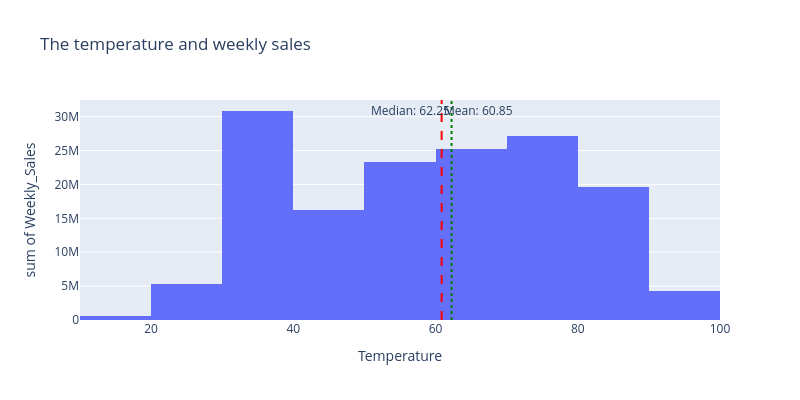

Here is the notebook cell this chart was saved with:
### Markdown cell above
### <a id='toc1_6_4_'></a>[Temperature](#toc0_)

### Code cell
mean_temperature = df_cleaned_target['Temperature'].mean()
median_sales = df_cleaned_target['Temperature'].median()
fig = px.histogram(df_cleaned_target, x='Temperature', y='Weekly_Sales', title='The temperature and weekly sales', **GRAPH_SIZE_PARAMETERS)
fig.add_vline(x=mean_temperature, line_dash="dash", line_color="red",
              annotation_text=f"Mean: {mean_temperature:.2f}",
              annotation_position="top right")

# Add a vertical line for the median
fig.add_vline(x=median_sales, line_dash="dot", line_color="green",
              annotation_text=f"Median: {median_sales:.2f}",
              annotation_position="top left")

fig.show()

### Figure 1 — Plotly figure (JSON) as saved in the notebook; plotly's stock layout.template omitted (floating-point values rounded to 4 significant figures; data arrays with more than 128 entries replaced by an {"elided": "..."} marker saying what was removed)
{"data": [{"bingroup": "x", "histfunc": "sum", "hovertemplate": "Temperature=%{x}<br>sum of Weekly_Sales=%{y}<extra></extra>", "legendgroup": "", "marker": {"color": "#636efa", "pattern": {"shape": ""}}, "name": "", "orientation": "v", "showlegend": false, "type": "histogram", "x": {"elided": "136 float values"}, "xaxis": "x", "y": {"elided": "136 float values"}, "yaxis": "y"}], "layout": {"annotations": [{"showarrow": false, "text": "Mean: 60.85", "x": 60.85, "xanchor": "left", "xref": "x", "y": 1, "yanchor": "top", "yref": "y domain"}, {"showarrow": false, "text": "Median: 62.25", "x": 62.25, "xanchor": "right", "xref": "x", "y": 1, "yanchor": "top", "yref": "y domain"}], "barmode": "relative", "height": 400, "legend": {"tracegroupgap": 0}, "shapes": [{"line": {"color": "red", "dash": "dash"}, "type": "line", "x0": 60.85, "x1": 60.85, "xref": "x", "y0": 0, "y1": 1, "yref": "y domain"}, {"line": {"color": "green", "dash": "dot"}, "type": "line", "x0": 62.25, "x1": 62.25, "xref": "x", "y0": 0, "y1": 1, "yref": "y domain"}], "title": {"text": "The temperature and weekly sales"}, "width": 800, "xaxis": {"anchor": "y", "domain": [0, 1], "title": {"text": "Temperature"}}, "yaxis": {"anchor": "x", "domain": [0, 1], "title": {"text": "sum of Weekly_Sales"}}}}
